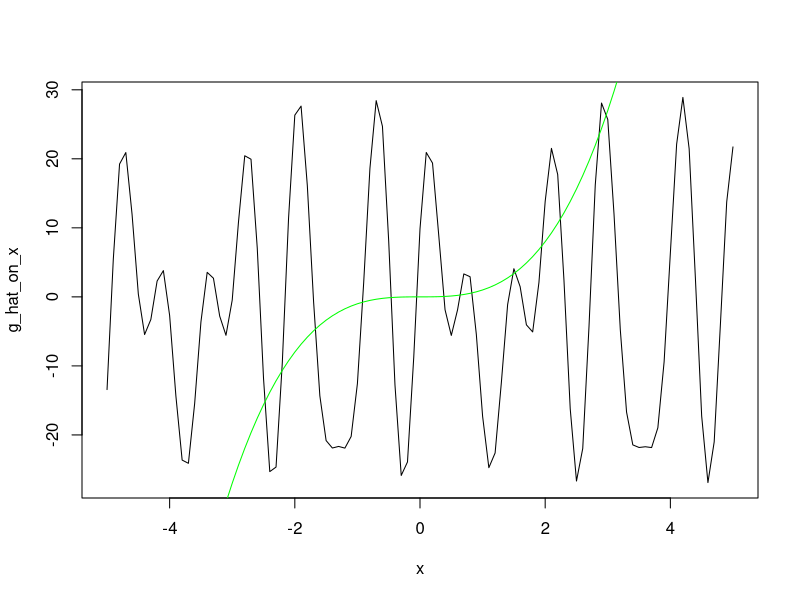
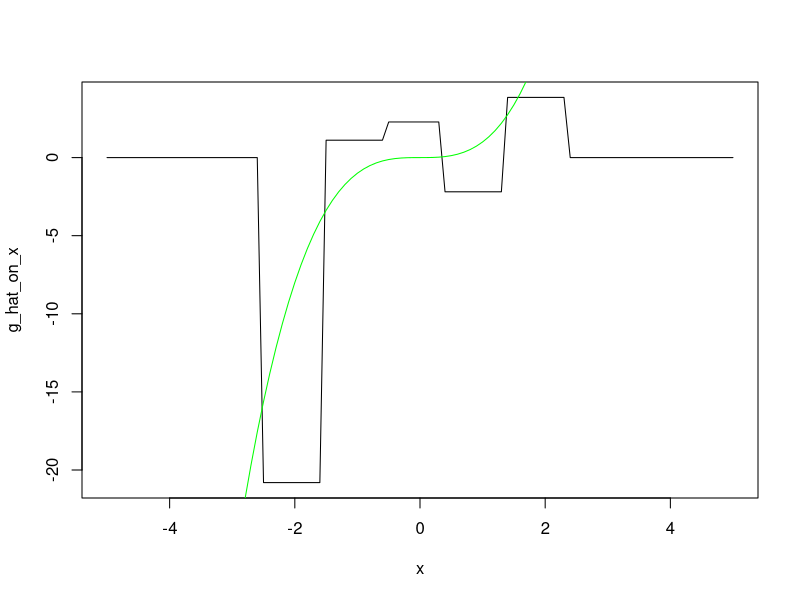

R code for these plots, in order:
#### Functions ####

# data generating function
g <- function(z){
  return (z**3)/sqrt(2)
}

# Fourier transform for the normal density
fourier_transform <- function(x){
  return(sqrt(2)*exp(0.5*x**2))
}

# Omega 
calcul_omega <- function(W,n){
  Omega = matrix(0, n, n)
  for (i in 1:n){
    for (j in 1:n){
      Omega[i,j] = fourier_transform(W[i]-W[j])/n**2
    }}
  return(Omega)}


# M
calcul_M <- function(g_test, gamma_hat, J, n, Z, Y, W, Omega, p_j, a, b){
  M = 0
  for (i in 1:n){
    for (j in 1:n){
      M = M + (Y[i] - g_test(Z[i], J, p_j, gamma_hat, Z, a,b))*(Y[j] - g_test(Z[j], J, p_j, gamma_hat, Z, a, b))*Omega[i,j]}
  }
  return(M)
}

create_P <- function(J, n, Z, p_j, a, b){
  a = min(Z)
  b = max(Z)
  P = matrix(0, J, n)
  for (j in 1:J){
    for (i in 1:n){
      P[j,i] = basis_a_b(j, J, Z[i], a, b, p_j)
    }
  }
  return(P)}

# Compute g_hat
g_hat <- function(z, J, p_j, gamma_hat, Z, a, b){
  p_j_vector = rep(0, J)
  for (j in 1:J){
    p_j_vector[j] = basis_a_b(j, J, z, a, b, p_j)
  }
  return(sum(gamma_hat*p_j_vector))
}



#### Bases ####
p_j_trigo_0_1 <-function(j, J, z){
  a = 2*pi*j*z
  #print(a)
  if (j==1){
    return(1)
  }
  if (j%%2 == 0){
    cos_val = cos(a)
    return(sqrt(2)*cos_val)
  }
  else{
    sin_val = sin(a)
    return(sqrt(2)*sin_val)
  }
}

p_j_hist_0_1 <-function(j, J, z){
  l = length(z)
  if (l>1){
    res = rep(0, l)
    for (i in 1:l){
      if (z[i] >= (j - 1) / J && z[i] < j / J) {
        res[i] = sqrt(J)
      } else {
        res[i] = 0
      }
    }
  return(res)}
  else{
    if (z >= (j - 1) / J && z < j / J) {
      return(sqrt(J))
    } else{
      return(0)
    }
  }
}


# generalize for interval [a,b]
basis_a_b <-function(j, J, z, a, b, p_j_0_1){
  return(p_j_0_1(j,J,((z-a)/(b-a)))/sqrt(b-a))
}


#### Gamma program ####
estimation_gamma <- function(n, J, W, Z, Y, p_j){
  a = min(Z)
  b = max(Z)
  #compute Omega
  Omega <- calcul_omega(W,n)
  
  #compute P
  P <- create_P(J,n,Z,p_j,a,b)
  
  #compute gamma
  gamma_step = P%*%Omega%*%Y
  gamma_step_invert = P%*%Omega%*%t(P)
  gamma_hat = solve(gamma_step_invert)%*%gamma_step
}


#### Plot the function program ####
plot_function_true_est <- function(x, gamma_hat, p_j_hat, true_g, Z){
  a = min(Z)
  b = max(Z)
  g_hat_on_x = rep(0, length(x))
  for (i in 1:length(x)){
    g_hat_on_x[i] <- g_hat(x[i], J, p_j_hat, gamma_hat, Z, a, b)
  }
  g_on_x = g(x)
  plot(x, g_hat_on_x, type = 'l', col = 'black')
  lines(x, g_on_x, type = 'l', col = 'green')
}


#### Generate data ####
n = 100
W = rnorm(n, 0, 1)
V = rnorm(n, 0, 1)
rhoev = 0.5
rhowz = 0.9
beta = sqrt((rhoev**2)/(1 - rhoev**2))
Z = (beta*W + V)/sqrt(1+beta**2)

eta = rnorm(n, 0, 1)
a = sqrt((rhowz**2)/(1 - rhowz**2))
eps = (a*V + eta)/sqrt(1+beta**2)

Y = g(Z) + eps

#### Estimation #### 
# trigonometric basis
J = 7
gamma_hat <- estimation_gamma(n,J,W,Z,Y,p_j_trigo_0_1)

x = seq(-5, 5, by = 0.1)
plot_function_true_est(x, gamma_hat, p_j_trigo_0_1, g, Z)


#histogram basis
J = 5
gamma_hat <- estimation_gamma(n,J,W,Z,Y,p_j_hist_0_1)

x = seq(-5, 5, by = 0.1)
plot_function_true_est(x, gamma_hat, p_j_hist_0_1, g, Z)









